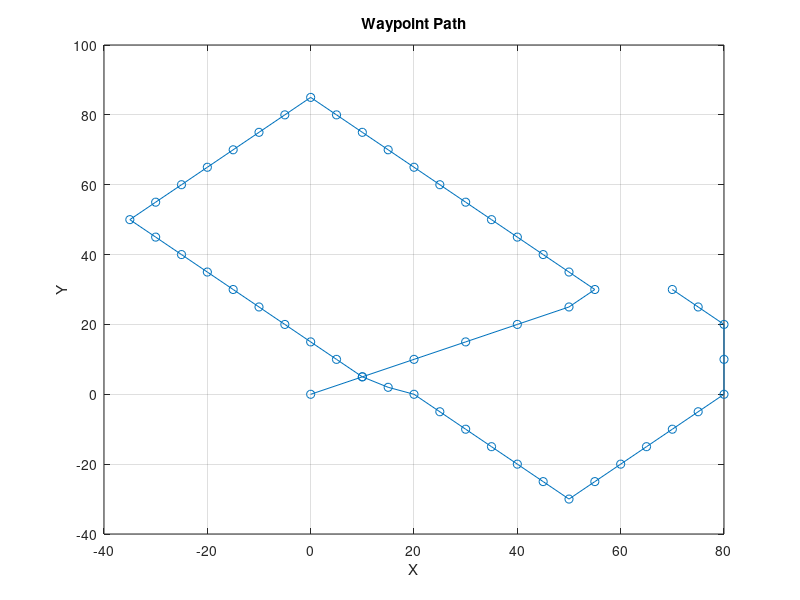

MATLAB code to generate this figure:
L   = 2.2;
Ld  = 5.0;
v   = 1.0;



waypoints = [ ...
     0    0;
    10    5;
    20   10;
    30   15;
    40   20;
    50   25;
    55   30;
    50   35;
    45   40;
    40   45;
    35   50;
    30   55;
    25   60;
    20   65;
    15   70;
    10   75;
     5   80;
     0   85;
    -5   80;
   -10   75;
   -15   70;
   -20   65;
   -25   60;
   -30   55;
   -35   50;
   -30   45;
   -25   40;
   -20   35;
   -15   30;
   -10   25;
    -5   20;
     0   15;
     5   10;
    10    5;
    15    2;
    20    0;
    25   -5;
    30  -10;
    35  -15;
    40  -20;
    45  -25;
    50  -30;
    55  -25;
    60  -20;
    65  -15;
    70  -10;
    75   -5;
    80    0;
    80   10;
    80   20;
    75   25;
    70   30
];

plot(waypoints(:,1), waypoints(:,2), '-o');
xlabel('X');
ylabel('Y');
title('Waypoint Path');
grid on;
